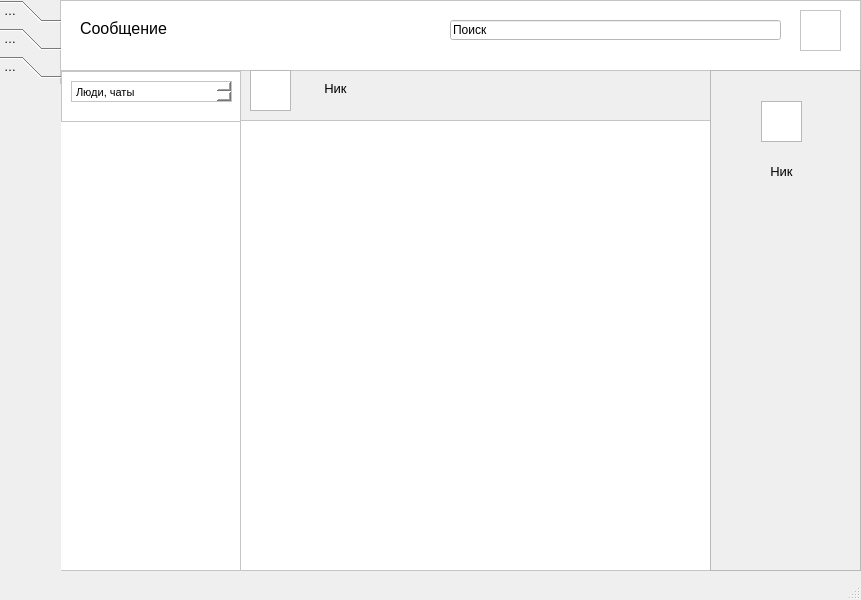
<?xml version="1.0" encoding="UTF-8"?>
<ui version="4.0">
 <class>MainWindow</class>
 <widget class="QMainWindow" name="MainWindow">
  <property name="geometry">
   <rect>
    <x>0</x>
    <y>0</y>
    <width>861</width>
    <height>600</height>
   </rect>
  </property>
  <property name="sizePolicy">
   <sizepolicy hsizetype="Preferred" vsizetype="Preferred">
    <horstretch>0</horstretch>
    <verstretch>0</verstretch>
   </sizepolicy>
  </property>
  <property name="windowTitle">
   <string>SnapTalk</string>
  </property>
  <property name="toolTip">
   <string>Меню</string>
  </property>
  <widget class="QWidget" name="centralwidget">
   <widget class="QScrollArea" name="scrollArea_2">
    <property name="geometry">
     <rect>
      <x>60</x>
      <y>70</y>
      <width>181</width>
      <height>501</height>
     </rect>
    </property>
    <property name="toolTip">
     <string>Контакты</string>
    </property>
    <property name="styleSheet">
     <string notr="true">background-color: rgb(255, 255, 255);</string>
    </property>
    <property name="widgetResizable">
     <bool>true</bool>
    </property>
    <widget class="QWidget" name="scrollAreaWidgetContents_2">
     <property name="geometry">
      <rect>
       <x>0</x>
       <y>0</y>
       <width>179</width>
       <height>499</height>
      </rect>
     </property>
     <widget class="QTextEdit" name="textEdit">
      <property name="geometry">
       <rect>
        <x>0</x>
        <y>0</y>
        <width>181</width>
        <height>51</height>
       </rect>
      </property>
     </widget>
     <widget class="QTextEdit" name="textEdit_2">
      <property name="geometry">
       <rect>
        <x>10</x>
        <y>10</y>
        <width>161</width>
        <height>21</height>
       </rect>
      </property>
      <property name="html">
       <string>&lt;!DOCTYPE HTML PUBLIC &quot;-//W3C//DTD HTML 4.0//EN&quot; &quot;http://www.w3.org/TR/REC-html40/strict.dtd&quot;&gt;
&lt;html&gt;&lt;head&gt;&lt;meta name=&quot;qrichtext&quot; content=&quot;1&quot; /&gt;&lt;style type=&quot;text/css&quot;&gt;
p, li { white-space: pre-wrap; }
&lt;/style&gt;&lt;/head&gt;&lt;body style=&quot; font-family:'MS Shell Dlg 2'; font-size:8.25pt; font-weight:400; font-style:normal;&quot;&gt;
&lt;p style=&quot; margin-top:0px; margin-bottom:0px; margin-left:0px; margin-right:0px; -qt-block-indent:0; text-indent:0px;&quot;&gt;Люди, чаты&lt;/p&gt;&lt;/body&gt;&lt;/html&gt;</string>
      </property>
     </widget>
    </widget>
   </widget>
   <widget class="QFrame" name="frame">
    <property name="geometry">
     <rect>
      <x>60</x>
      <y>0</y>
      <width>801</width>
      <height>71</height>
     </rect>
    </property>
    <property name="styleSheet">
     <string notr="true">background-color: rgb(255, 255, 255);</string>
    </property>
    <property name="frameShape">
     <enum>QFrame::StyledPanel</enum>
    </property>
    <property name="frameShadow">
     <enum>QFrame::Raised</enum>
    </property>
    <widget class="QLabel" name="label">
     <property name="geometry">
      <rect>
       <x>20</x>
       <y>20</y>
       <width>111</width>
       <height>16</height>
      </rect>
     </property>
     <property name="font">
      <font>
       <pointsize>12</pointsize>
      </font>
     </property>
     <property name="text">
      <string>Сообщение</string>
     </property>
    </widget>
    <widget class="QLineEdit" name="lineEdit">
     <property name="geometry">
      <rect>
       <x>390</x>
       <y>20</y>
       <width>331</width>
       <height>20</height>
      </rect>
     </property>
     <property name="text">
      <string>Поиск</string>
     </property>
    </widget>
    <widget class="QGraphicsView" name="graphicsView">
     <property name="geometry">
      <rect>
       <x>740</x>
       <y>10</y>
       <width>41</width>
       <height>41</height>
      </rect>
     </property>
     <property name="toolTip">
      <string>Аватар</string>
     </property>
    </widget>
   </widget>
   <widget class="QScrollArea" name="scrollArea_3">
    <property name="geometry">
     <rect>
      <x>240</x>
      <y>120</y>
      <width>471</width>
      <height>451</height>
     </rect>
    </property>
    <property name="styleSheet">
     <string notr="true">background-color: rgb(255, 255, 255);</string>
    </property>
    <property name="widgetResizable">
     <bool>true</bool>
    </property>
    <widget class="QWidget" name="scrollAreaWidgetContents_3">
     <property name="geometry">
      <rect>
       <x>0</x>
       <y>0</y>
       <width>469</width>
       <height>449</height>
      </rect>
     </property>
    </widget>
   </widget>
   <widget class="QToolBox" name="toolBox">
    <property name="geometry">
     <rect>
      <x>0</x>
      <y>0</y>
      <width>61</width>
      <height>571</height>
     </rect>
    </property>
    <property name="styleSheet">
     <string notr="true"/>
    </property>
    <property name="currentIndex">
     <number>2</number>
    </property>
    <widget class="QWidget" name="page">
     <property name="geometry">
      <rect>
       <x>0</x>
       <y>0</y>
       <width>61</width>
       <height>490</height>
      </rect>
     </property>
     <attribute name="label">
      <string>Чат</string>
     </attribute>
    </widget>
    <widget class="QWidget" name="page_2">
     <property name="geometry">
      <rect>
       <x>0</x>
       <y>0</y>
       <width>61</width>
       <height>490</height>
      </rect>
     </property>
     <attribute name="label">
      <string>Настройки</string>
     </attribute>
    </widget>
    <widget class="QWidget" name="page_3">
     <attribute name="label">
      <string>Поиск</string>
     </attribute>
    </widget>
   </widget>
   <widget class="QScrollArea" name="scrollArea">
    <property name="geometry">
     <rect>
      <x>710</x>
      <y>70</y>
      <width>151</width>
      <height>501</height>
     </rect>
    </property>
    <property name="widgetResizable">
     <bool>true</bool>
    </property>
    <widget class="QWidget" name="scrollAreaWidgetContents">
     <property name="geometry">
      <rect>
       <x>0</x>
       <y>0</y>
       <width>149</width>
       <height>499</height>
      </rect>
     </property>
     <widget class="QGraphicsView" name="graphicsView_2">
      <property name="geometry">
       <rect>
        <x>50</x>
        <y>30</y>
        <width>41</width>
        <height>41</height>
       </rect>
      </property>
      <property name="toolTip">
       <string>Аватар</string>
      </property>
     </widget>
     <widget class="QLabel" name="label_2">
      <property name="geometry">
       <rect>
        <x>30</x>
        <y>90</y>
        <width>81</width>
        <height>21</height>
       </rect>
      </property>
      <property name="font">
       <font>
        <pointsize>10</pointsize>
       </font>
      </property>
      <property name="text">
       <string>Ник</string>
      </property>
      <property name="alignment">
       <set>Qt::AlignCenter</set>
      </property>
     </widget>
    </widget>
   </widget>
   <widget class="QWidget" name="widget" native="true">
    <property name="geometry">
     <rect>
      <x>240</x>
      <y>70</y>
      <width>471</width>
      <height>51</height>
     </rect>
    </property>
    <widget class="QGraphicsView" name="graphicsView_3">
     <property name="geometry">
      <rect>
       <x>10</x>
       <y>0</y>
       <width>41</width>
       <height>41</height>
      </rect>
     </property>
     <property name="toolTip">
      <string>Аватар</string>
     </property>
    </widget>
    <widget class="QLabel" name="label_3">
     <property name="geometry">
      <rect>
       <x>60</x>
       <y>10</y>
       <width>71</width>
       <height>16</height>
      </rect>
     </property>
     <property name="font">
      <font>
       <pointsize>10</pointsize>
      </font>
     </property>
     <property name="text">
      <string>Ник</string>
     </property>
     <property name="alignment">
      <set>Qt::AlignCenter</set>
     </property>
    </widget>
   </widget>
  </widget>
  <widget class="QStatusBar" name="statusbar"/>
 </widget>
 <resources/>
 <connections/>
</ui>
